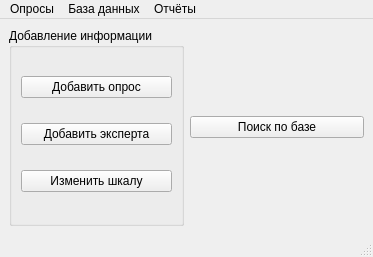
<?xml version="1.0" encoding="UTF-8"?>
<ui version="4.0">
 <class>MainWindow</class>
 <widget class="QMainWindow" name="MainWindow">
  <property name="geometry">
   <rect>
    <x>0</x>
    <y>0</y>
    <width>373</width>
    <height>257</height>
   </rect>
  </property>
  <property name="windowTitle">
   <string>Окно</string>
  </property>
  <widget class="QWidget" name="centralwidget">
   <layout class="QHBoxLayout" name="horizontalLayout">
    <item>
     <widget class="QGroupBox" name="groupBox">
      <property name="title">
       <string>Добавление информации</string>
      </property>
      <layout class="QVBoxLayout" name="verticalLayout">
       <item>
        <widget class="QPushButton" name="pushButton">
         <property name="text">
          <string>Добавить опрос</string>
         </property>
        </widget>
       </item>
       <item>
        <widget class="QPushButton" name="pushButton_2">
         <property name="text">
          <string>Добавить эксперта</string>
         </property>
        </widget>
       </item>
       <item>
        <widget class="QPushButton" name="pushButton_3">
         <property name="text">
          <string>Изменить шкалу</string>
         </property>
        </widget>
       </item>
      </layout>
     </widget>
    </item>
    <item>
     <widget class="QPushButton" name="pushButton_4">
      <property name="text">
       <string>Поиск по базе</string>
      </property>
     </widget>
    </item>
   </layout>
  </widget>
  <widget class="QMenuBar" name="menubar">
   <property name="geometry">
    <rect>
     <x>0</x>
     <y>0</y>
     <width>373</width>
     <height>21</height>
    </rect>
   </property>
   <widget class="QMenu" name="menu">
    <property name="title">
     <string>Опросы</string>
    </property>
   </widget>
   <widget class="QMenu" name="menu_2">
    <property name="title">
     <string>База данных</string>
    </property>
   </widget>
   <widget class="QMenu" name="menu_3">
    <property name="title">
     <string>Отчёты</string>
    </property>
   </widget>
   <addaction name="menu"/>
   <addaction name="menu_2"/>
   <addaction name="menu_3"/>
  </widget>
  <widget class="QStatusBar" name="statusbar"/>
 </widget>
 <resources/>
 <connections/>
</ui>
